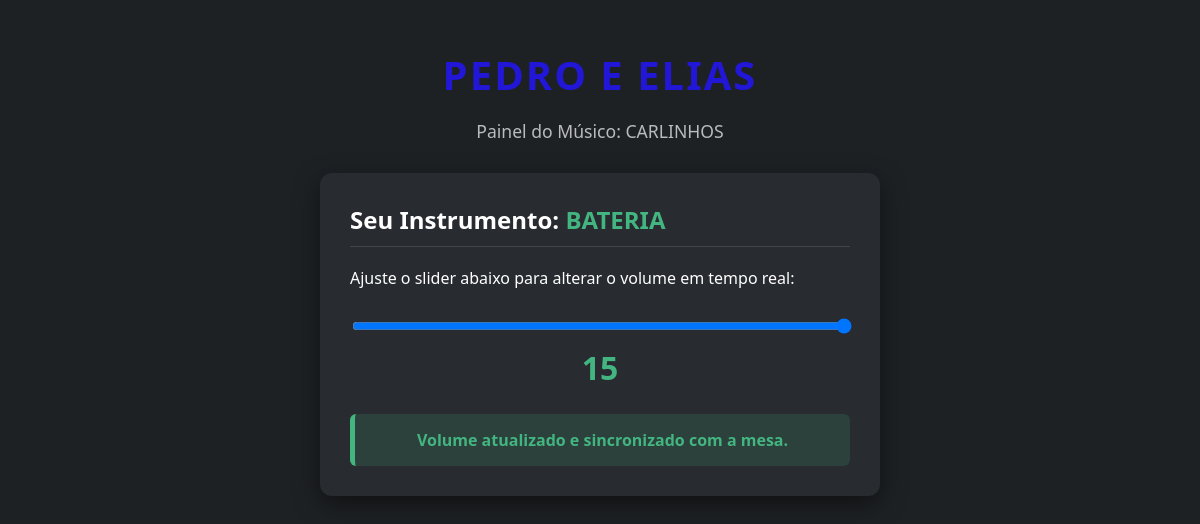
The app's page /musico/2 with its own data.
### tables this page shows
CREATE TABLE musicos (
            id INTEGER PRIMARY KEY AUTOINCREMENT,
            nome TEXT NOT NULL,
            instrumento TEXT NOT NULL,
            volume_atual TEXT DEFAULT '0'
        );

### main.py (the view)
@app.route('/musico/<int:id>')
def musico(id):
    conn = sqlite3.connect('mesa.db')
    cursor = conn.cursor()
    cursor.execute('SELECT id, nome, instrumento, volume_atual FROM musicos WHERE id = ?', (id,))
    musico_info = cursor.fetchone()
    conn.close()
    if not musico_info:
        return "Músico não encontrado!", 404
    return render_template('musico.html', musico=musico_info)

### templates/musico.html (shortened to what this page needs)
<!DOCTYPE html>
<html lang="pt-BR">
<head>
    <link rel="stylesheet" href="{{ url_for('static', filename='style.css') }}">
</head>
<body>
    <header>
        <h1>PEDRO E ELIAS</h1>
        <p>Painel do Músico: {{ musico[1] }}</p>
    </header>
    <main>
        <section class="card">
            <h2>Seu Instrumento: <span style="color: #43b581;">{{ musico[2] }}</span></h2>
            <p>Ajuste o slider abaixo para alterar o volume em tempo real:</p>
            <div class="slider-container">
                <input type="range" id="volumeSlider" min="-15" max="15" value="{{ musico[3] }}" oninput="atualizarValor(this.value)" onchange="enviarMudanca(this.value)">
                <div class="valor-display" id="textoValor">{{ musico[3] }}</div>
            </div>
            <div id="statusBox" class="status-caixa status-verde">
                Volume atualizado e sincronizado com a mesa.
            </div>
        </section>
    </main>
</body>
</html>

### static/style.css (style rules this page uses)
body { font-family: 'Segoe UI', Tahoma, Geneva, Verdana, sans-serif; background-color: #1e2124; color: #ffffff; margin: 0; padding: 20px; }
header { text-align: center; margin-bottom: 30px; }
header h1 { color: #2216d7; margin-bottom: 5px; font-size: 2.5em; letter-spacing: 2px; }
header p { color: #b9bbbe; font-size: 1.1em; }
.card { background: #282b30; padding: 30px; border-radius: 12px; box-shadow: 0 8px 24px rgba(0,0,0,0.5); max-width: 500px; margin: 0 auto; }
h2, h3 { color: #ffffff; margin-top: 0; border-bottom: 1px solid #424549; padding-bottom: 10px; }

### templates/musico.html (style rules this page uses)
.slider-container { margin: 25px 0; text-align: center; }
input[type=range] { width: 100%; height: 10px; border-radius: 5px; outline: none; background: #36393e; }
.valor-display { font-size: 32px; font-weight: bold; color: #43b581; margin-top: 10px; }
.status-caixa { padding: 15px; border-radius: 6px; margin-top: 20px; font-weight: bold; text-align: center; transition: background 0.3s, border-color 0.3s; }
.status-verde { background: rgba(67, 181, 129, 0.15); border-left: 5px solid #43b581; color: #43b581; }

### records on screen
musicos: nome "CARLINHOS", instrumento "BATERIA", volume_atual "15"
